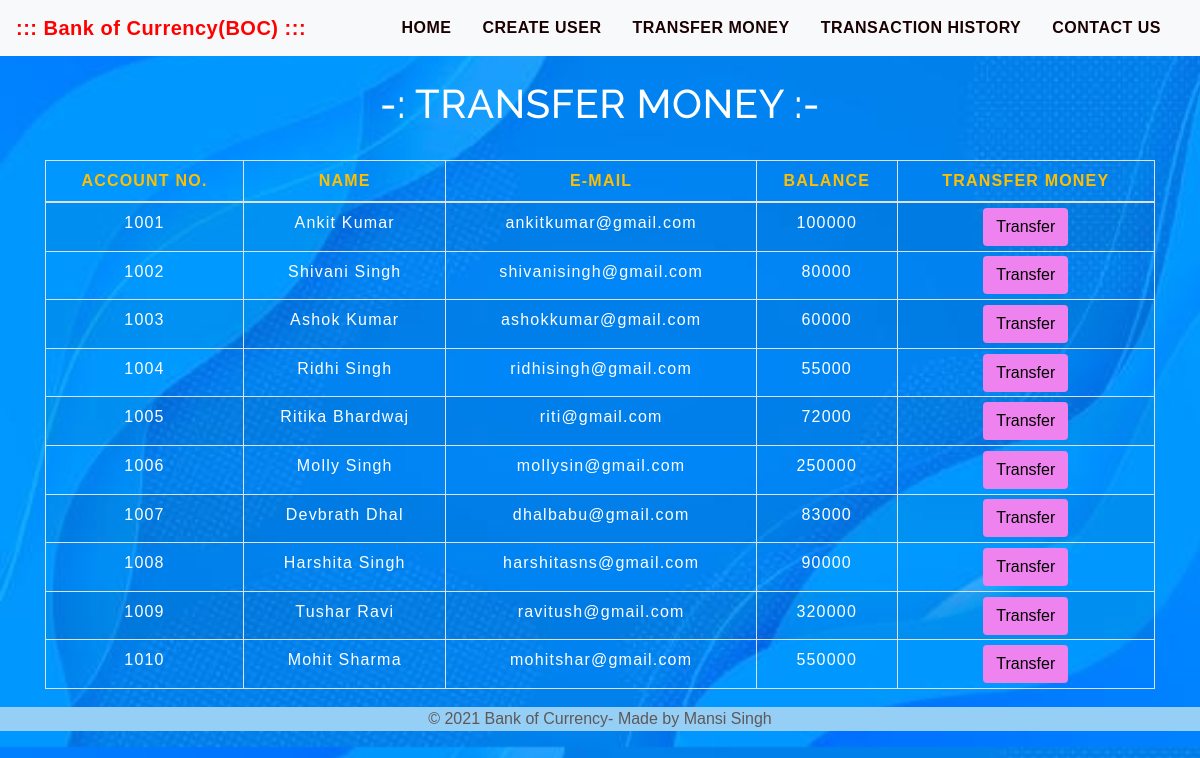
The app's page /transfermoney.php with its own data.
### tables this page shows
CREATE TABLE `users` (
  `id` int(3) NOT NULL,
  `name` text NOT NULL,
  `email` varchar(30) NOT NULL,
  `balance` int(8) NOT NULL
);

### transfermoney.php (the view, shortened to what this page needs)
<!DOCTYPE html>
<html lang="en">
<head>
    <link rel="stylesheet" href="https://maxcdn.bootstrapcdn.com/bootstrap/4.0.0/css/bootstrap.min.css">
    <link rel="stylesheet" type="text/css" href="css/table.css">
    <link rel="stylesheet" type="text/css" href="css/navbar.css">
</head>
<body class= "bg-cover" style="background: url(img/BG7.jpeg) ">
<?php
    include 'config.php';
    $sql = "SELECT * FROM users";
    $result = mysqli_query($conn,$sql);
?>
<?php
  include 'navbar.php';
?>
<div class="container">
        <h2 class="text-center pt-4" style="color : white;">-: TRANSFER MONEY :-</h2>
        <br>
            <div class="row">
                <div class="col">
                    <div class="table-responsive-sm">
                    <table class="table table-hover table-sm table-striped table-condensed table-bordered" style="border-color:violet;">
                        <thead style="color : #ffbf00;">
                            <tr>
                            <th scope="col" class="text-center py-2">ACCOUNT NO.</th>
                            <th scope="col" class="text-center py-2">NAME</th>
                            <th scope="col" class="text-center py-2">E-MAIL</th>
                            <th scope="col" class="text-center py-2">BALANCE</th>
                            <th scope="col" class="text-center py-2">TRANSFER MONEY</th>
                            </tr>
                        </thead>
                        <tbody>
                <?php
                    while($rows=mysqli_fetch_assoc($result)){
                ?>
                    <tr style="color : white;">
                        <td class="py-2"><?php echo $rows['id'] ?></td>
                        <td class="py-2"><?php echo $rows['name']?></td>
                        <td class="py-2"><?php echo $rows['email']?></td>
                        <td class="py-2"><?php echo $rows['balance']?></td>
                        <td><a href="selecteduserdetail.php?id= <?php echo $rows['id'] ;?>"> <button type="button" class="btn" style="background-color : violet;">Transfer</button></a></td>
                    </tr>
                <?php
                    }
                ?>
                        </tbody>
                    </table>
                    </div>
                </div>
            </div>
         </div>
         <footer class="footer">
        <p> &copy 2021 Bank of Currency- Made by Mansi Singh</p>
      </footer>
</body>
</html>

### navbar.php (shortened to what this page needs)
<nav class="navbar navbar-expand-md navbar-light bg-light">
<a class="navbar-brand" href="index.php" style="color : #FF0000;"><b>::: Bank of Currency(BOC) :::</b></a>
<div class="collapse navbar-collapse" id="collapsibleNavbar">
      <ul class="navbar-nav ml-auto">
        <li class="nav-item">
          <a class="nav-link" href="index.php" style="color : #1a0000;"><b>HOME</b></a>
        </li>
        <li class="nav-item">
          <a class="nav-link" href="createuser.php" style="color : #1a0000;"><b>CREATE USER</b></a>
        </li>
        <li class="nav-item">
        <a class="nav-link" href="transfermoney.php" style="color : #1a0000;"><b>TRANSFER MONEY </b></a>
        </li>
        <li class="nav-item">
          <a class="nav-link" href="transactionhistory.php" style="color : #1a0000;"><b>TRANSACTION HISTORY</b></a>
        </li>
        <li class="nav-item">
          <a class="nav-link" href="contactus.php" style="color : #1a0000;"><b>CONTACT US</b></a>
        </li>
    </div>
 </nav>

### css/table.css (style rules this page uses)
* { padding: 0; margin: 0; box-sizing: border-box; font-family: sans-serif; }
h2 { font-size: 40px; }
table { letter-spacing: 1.2px; }
td { text-align: center; }
button { border:none; background: #39556e; transition: 1s; }

### css/navbar.css (style rules this page uses)
.nav-link { margin-right: 15px; color: #4C4B4B; letter-spacing: 0.5px; transition: 0.5s; }
.navbar-brand { color: #4c4b4c; letter-spacing: 0.5px; }
h2 { color: #4C4B4B; letter-spacing: 0.5px; font-family: raleway; }

### transfermoney.php (style rules this page uses)
button { transition: 1.5s; }
.footer { left: 0; bottom: 0; width: 100%; background-color: rgb(149, 207, 245); color: rgb(95, 88, 88); text-align: center; margin-top: 2px; }
.bg-cover { background-size: cover !important; }

### records on screen
users: id "1001", name "Ankit Kumar", email "ankitkumar@gmail.com", balance "100000"
users: id "1002", name "Shivani Singh", email "shivanisingh@gmail.com", balance "80000"
users: id "1003", name "Ashok Kumar", email "ashokkumar@gmail.com", balance "60000"
users: id "1004", name "Ridhi Singh", email "ridhisingh@gmail.com", balance "55000"
users: id "1005", name "Ritika Bhardwaj", email "riti@gmail.com", balance "72000"
users: id "1006", name "Molly Singh", email "mollysin@gmail.com", balance "250000"
users: id "1007", name "Devbrath Dhal", email "dhalbabu@gmail.com", balance "83000"
users: id "1008", name "Harshita Singh", email "harshitasns@gmail.com", balance "90000"
users: id "1009", name "Tushar Ravi", email "ravitush@gmail.com", balance "320000"
users: id "1010", name "Mohit Sharma", email "mohitshar@gmail.com", balance "550000"
